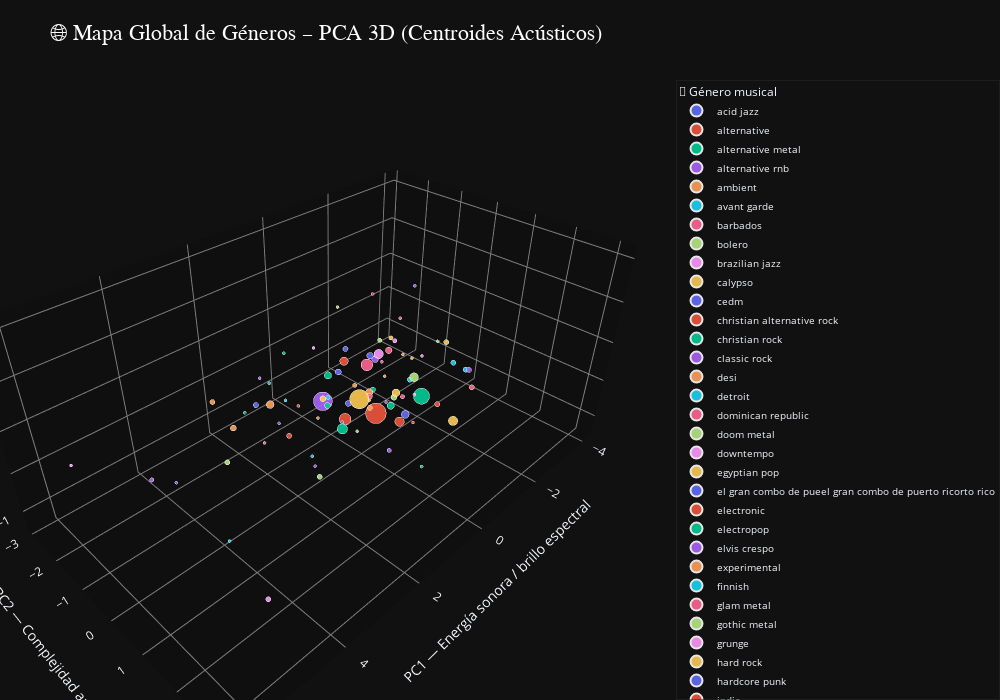

Notebook code for this chart:
### Code cell
df_plot3d = genre_centroids.copy()

fig3d_genres = px.scatter_3d(
    df_plot3d,
    x="PC1",
    y="PC2",
    z="PC3",
    color="main_genre",
    size="n_tracks",
    hover_name="main_genre",
    hover_data={
        "PC1":":.2f",
        "PC2":":.2f",
        "PC3":":.2f",
        "n_tracks":True
    },
    title="🌐 Mapa Global de Géneros – PCA 3D (Centroides Acústicos)",
    opacity=0.9,
    width=1000,
    height=700
)

# Estilo visual y configuraciones
fig3d_genres.update_layout(
    template="plotly_dark",
    title_font=dict(size=22, family="Arial Black", color="white"),
    scene=dict(
        xaxis_title="PC1 — Energía sonora / brillo espectral",
        yaxis_title="PC2 — Complejidad armónica",
        zaxis_title="PC3 — Variabilidad tonal",
        xaxis=dict(backgroundcolor="rgba(15,15,15,1)", gridcolor="gray", zerolinecolor="gray"),
        yaxis=dict(backgroundcolor="rgba(15,15,15,1)", gridcolor="gray", zerolinecolor="gray"),
        zaxis=dict(backgroundcolor="rgba(15,15,15,1)", gridcolor="gray", zerolinecolor="gray"),
    ),
    legend_title_text="🎵 Género musical",
    legend=dict(
        bgcolor="rgba(0,0,0,0)",
        bordercolor="rgba(255,255,255,0.1)",
        borderwidth=0.5,
        font=dict(size=10)
    ),
    margin=dict(l=0, r=0, t=80, b=0)
)

fig3d_genres.show()
